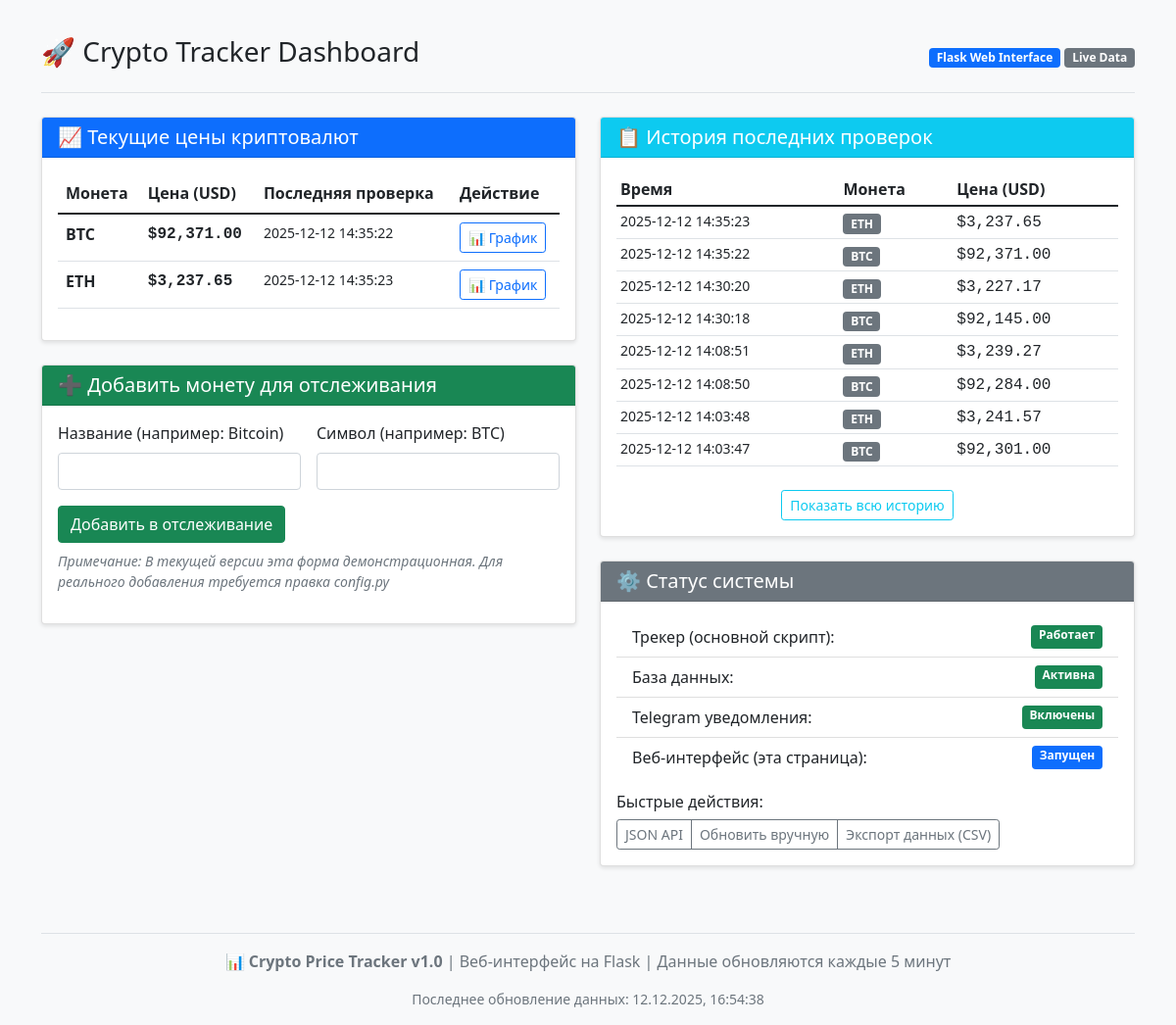
/, run on an earlier commit of the app's database.
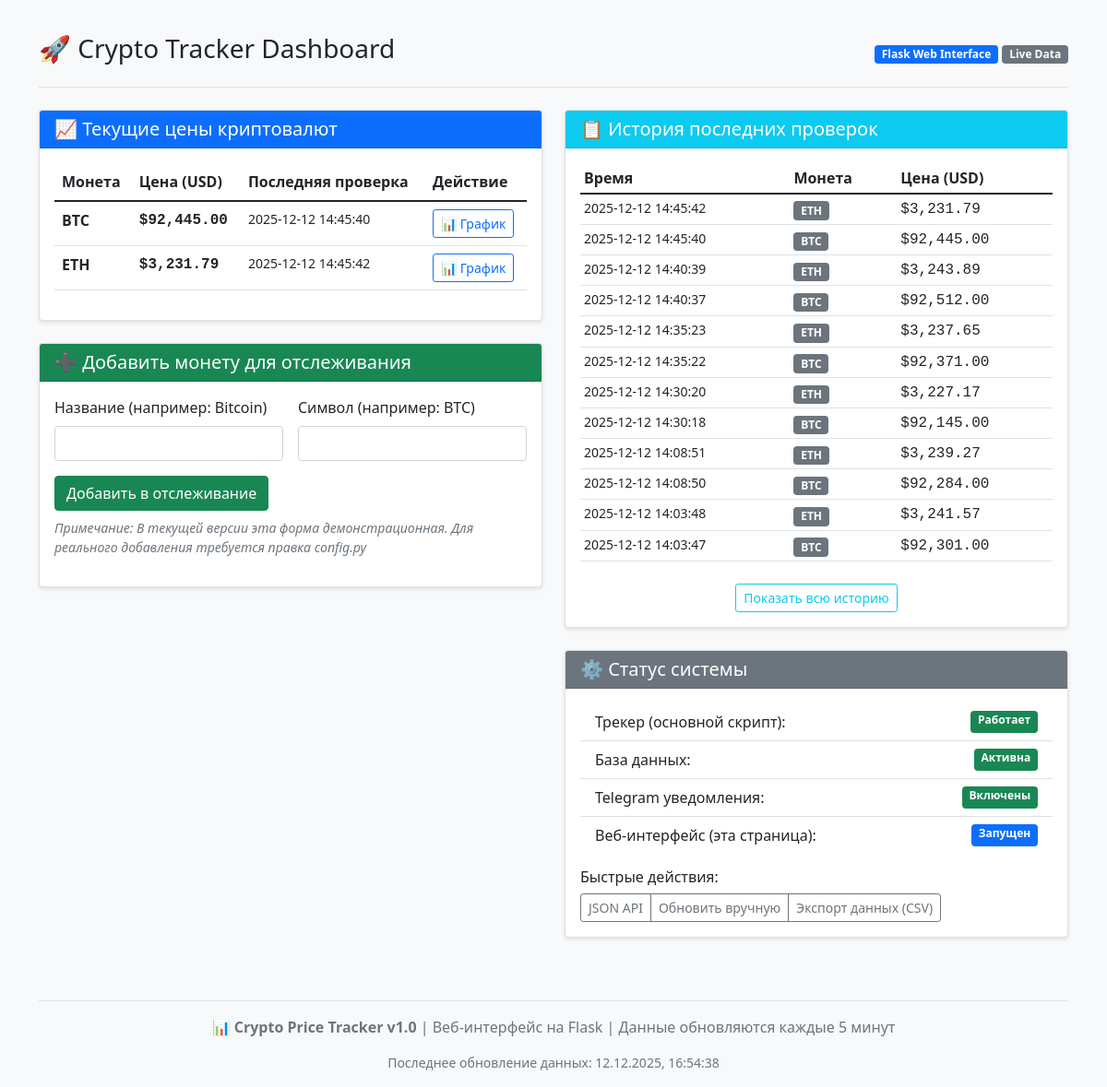
And on a later commit of the database.
### tables this page shows
CREATE TABLE price_history (
            id INTEGER PRIMARY KEY AUTOINCREMENT,
            coin_symbol TEXT NOT NULL,
            price_usd REAL NOT NULL,
            timestamp DATETIME DEFAULT CURRENT_TIMESTAMP
        );

### app.py (the view)
@app.route('/')
def index():
    conn = get_db_connection()
    cursor = conn.cursor()
    cursor.execute('''
        SELECT coin_symbol, price_usd, timestamp
        FROM price_history
        WHERE id IN (
            SELECT MAX(id)
            FROM price_history
            GROUP BY coin_symbol
        )
        ORDER BY coin_symbol
    ''')
    latest_prices = cursor.fetchall()
    cursor.execute('''
        SELECT coin_symbol, price_usd, timestamp
        FROM price_history
        ORDER BY timestamp DESC
        LIMIT 20
    ''')
    history = cursor.fetchall()
    conn.close()
    return render_template('index.html',
                          latest_prices=latest_prices,
                          history=history)

### app.py (called while the page is built)
def get_db_connection():
    conn = sqlite3.connect(DB_PATH)
    conn.row_factory = sqlite3.Row  # Для доступа к колонкам по имени
    return conn

### templates/index.html (shortened to what this page needs)
{% extends "base.html" %}
{% block content %}
<div class="row">
    <div class="col-md-6">
        <div class="card">
            <div class="card-header bg-primary text-white">
                <h5 class="card-title mb-0">📈 Текущие цены криптовалют</h5>
            </div>
            <div class="card-body">
                {% if latest_prices %}
                <div class="table-responsive">
                    <table class="table table-hover">
                        <thead>
                            <tr>
                                <th>Монета</th>
                                <th>Цена (USD)</th>
                                <th>Последняя проверка</th>
                                <th>Действие</th>
                            </tr>
                        </thead>
                        <tbody>
                            {% for row in latest_prices %}
                            <tr>
                                <td><strong>{{ row['coin_symbol'] }}</strong></td>
                                <td class="monospace"><strong>${{ "{:,.2f}".format(row['price_usd']) }}</strong></td>
                                <td class="small">{{ row['timestamp'] }}</td>
                                <td>
                                    <a href="/chart/{{ row['coin_symbol'] }}"
                                       class="btn btn-sm btn-outline-primary"
                                       target="_blank">
                                        📊 График
                                    </a>
                                </td>
                            </tr>
                            {% endfor %}
                        </tbody>
                    </table>
                </div>
                {% else %}
                <div class="alert alert-warning">
                    В базе данных ещё нет записей. Запустите трекер для сбора данных.
                </div>
                {% endif %}
            </div>
        </div>
        <div class="card mt-4">
            <div class="card-header bg-success text-white">
                <h5 class="card-title mb-0">➕ Добавить монету для отслеживания</h5>
            </div>
            <div class="card-body">
                <form action="/add_coin" method="POST">
                    <div class="row g-3">
                        <div class="col-md-6">
                            <label for="coin_name" class="form-label">Название (например: Bitcoin)</label>
                            <input type="text" class="form-control" id="coin_name" name="coin_name" required>
                        </div>
                        <div class="col-md-6">
                            <label for="coin_symbol" class="form-label">Символ (например: BTC)</label>
                            <input type="text" class="form-control" id="coin_symbol" name="coin_symbol" required>
                        </div>
                    </div>
                    <button type="submit" class="btn btn-success mt-3">Добавить в отслеживание</button>
                </form>
                <p class="text-muted small mt-2">
                    <em>Примечание: В текущей версии эта форма демонстрационная. Для реального добавления требуется правка config.py</em>
                </p>
            </div>
        </div>
    </div>
    <div class="col-md-6">
        <div class="card">
            <div class="card-header bg-info text-white">
                <h5 class="card-title mb-0">📋 История последних проверок</h5>
            </div>
            <div class="card-body">
                {% if history %}
                <div class="table-responsive">
                    <table class="table table-sm">
                        <thead>
                            <tr>
                                <th>Время</th>
                                <th>Монета</th>
                                <th>Цена (USD)</th>
                            </tr>
                        </thead>
                        <tbody>
                            {% for row in history %}
                            <tr>
                                <td class="small">{{ row['timestamp'] }}</td>
                                <td><span class="badge bg-secondary">{{ row['coin_symbol'] }}</span></td>
                                <td class="monospace">${{ "{:,.2f}".format(row['price_usd']) }}</td>
                            </tr>
                            {% endfor %}
                        </tbody>
                    </table>
                </div>
                <div class="text-center mt-2">
                    <a href="#" class="btn btn-sm btn-outline-info">Показать всю историю</a>
                </div>
                {% else %}
                <div class="alert alert-warning">
                    История проверок пуста.
                </div>
                {% endif %}
            </div>
        </div>
        <div class="card mt-4">
            <div class="card-header bg-secondary text-white">
                <h5 class="card-title mb-0">⚙️ Статус системы</h5>
            </div>
            <div class="card-body">
                <ul class="list-group list-group-flush">
                    <li class="list-group-item d-flex justify-content-between">
                        <span>Трекер (основной скрипт):</span>
                        <span class="badge bg-success">Работает</span>
                    </li>
                    <li class="list-group-item d-flex justify-content-between">
                        <span>База данных:</span>
                        <span class="badge bg-success">Активна</span>
                    </li>
                    <li class="list-group-item d-flex justify-content-between">
                        <span>Telegram уведомления:</span>
                        <span class="badge bg-success">Включены</span>
                    </li>
                    <li class="list-group-item d-flex justify-content-between">
                        <span>Веб-интерфейс (эта страница):</span>
                        <span class="badge bg-primary">Запущен</span>
                    </li>
                </ul>
                <div class="mt-3">
                    <h6>Быстрые действия:</h6>
                    <div class="btn-group" role="group">
                        <a href="/api/prices" class="btn btn-outline-secondary btn-sm" target="_blank">JSON API</a>
                        <a href="#" class="btn btn-outline-secondary btn-sm">Обновить вручную</a>
                        <a href="#" class="btn btn-outline-secondary btn-sm">Экспорт данных (CSV)</a>
                    </div>
                </div>
            </div>
        </div>
    </div>
</div>
{% endblock %}

### templates/base.html (shortened to what this page needs)
<!DOCTYPE html>
<html lang="ru">
<head>
    <link rel="stylesheet" href="https://cdnjs.cloudflare.com/ajax/libs/bootstrap/5.1.3/css/bootstrap.min.css">
</head>
<body>
    <div class="container">
        <header class="d-flex justify-content-between align-items-center py-3 mb-4 border-bottom">
            <h1 class="h3">🚀 Crypto Tracker Dashboard</h1>
            <div>
                <span class="badge bg-primary">Flask Web Interface</span>
                <span class="badge bg-secondary">Live Data</span>
            </div>
        </header>
        {% block content %}{% endblock %}
        <footer class="mt-5 pt-3 text-muted border-top text-center">
            <p>📊 <strong>Crypto Price Tracker v1.0</strong> | Веб-интерфейс на Flask | Данные обновляются каждые 5 минут</p>
            <p class="small">Последнее обновление данных: <span id="current-time">{{ now }}</span></p>
        </footer>
    </div>
</body>
</html>

### templates/base.html (style rules this page uses)
body { padding-top: 20px; background-color: #f8f9fa; }
.card { margin-bottom: 20px; box-shadow: 0 2px 4px rgba(0,0,0,.1); }
.monospace { font-family: 'Courier New', monospace; }

What changed in the data, as far as the page shows it:
no longer on one of the page's lists (row unchanged): price_history: coin_symbol "ETH", price_usd "3,237.65", timestamp "2025-12-12 14:35:23"
no longer on one of the page's lists (row unchanged): price_history: coin_symbol "BTC", price_usd "92,371.00", timestamp "2025-12-12 14:35:22"
added price_history: coin_symbol "BTC", price_usd "92,445.00", timestamp "2025-12-12 14:45:40"
added price_history: coin_symbol "ETH", price_usd "3,231.79", timestamp "2025-12-12 14:45:42"
added price_history: timestamp "2025-12-12 14:40:39", coin_symbol "ETH", price_usd "3,243.89", shown under "📋 История последних проверок"
added price_history: timestamp "2025-12-12 14:40:37", coin_symbol "BTC", price_usd "92,512.00", shown under "📋 История последних проверок"
